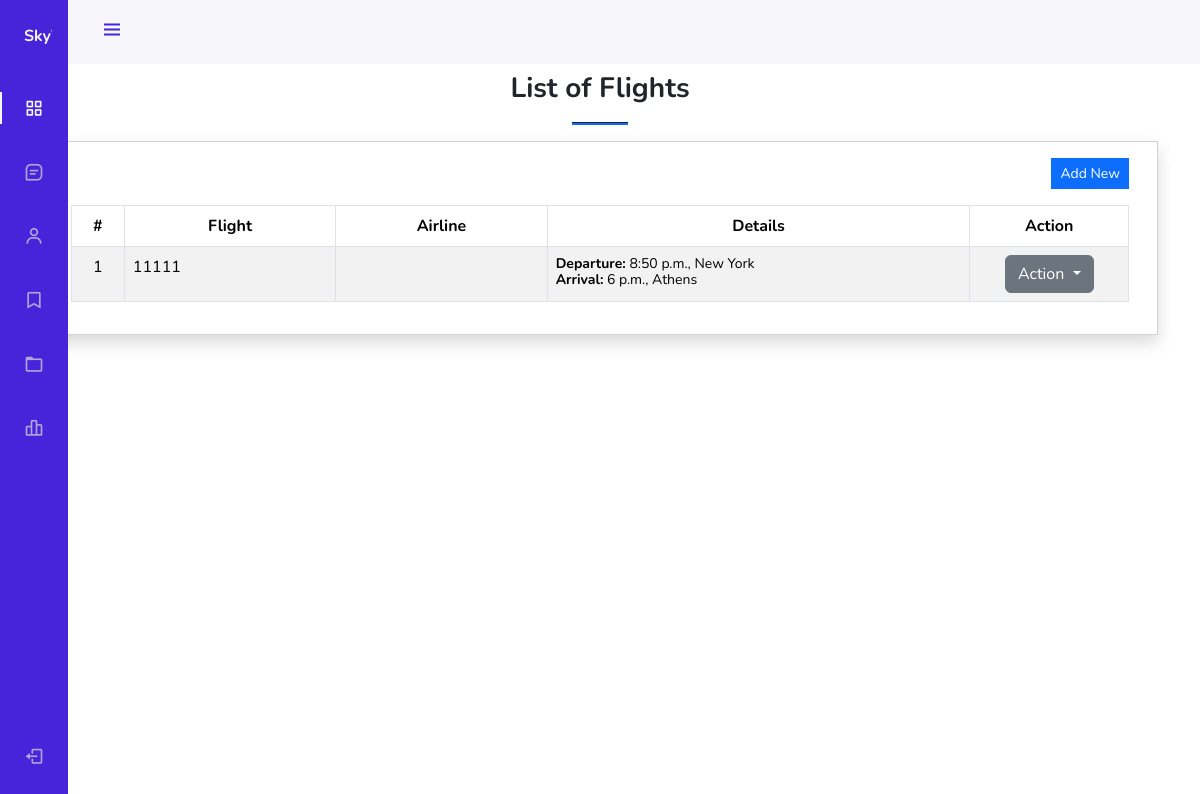
The page /manage-flights/ on the database as committed earlier.
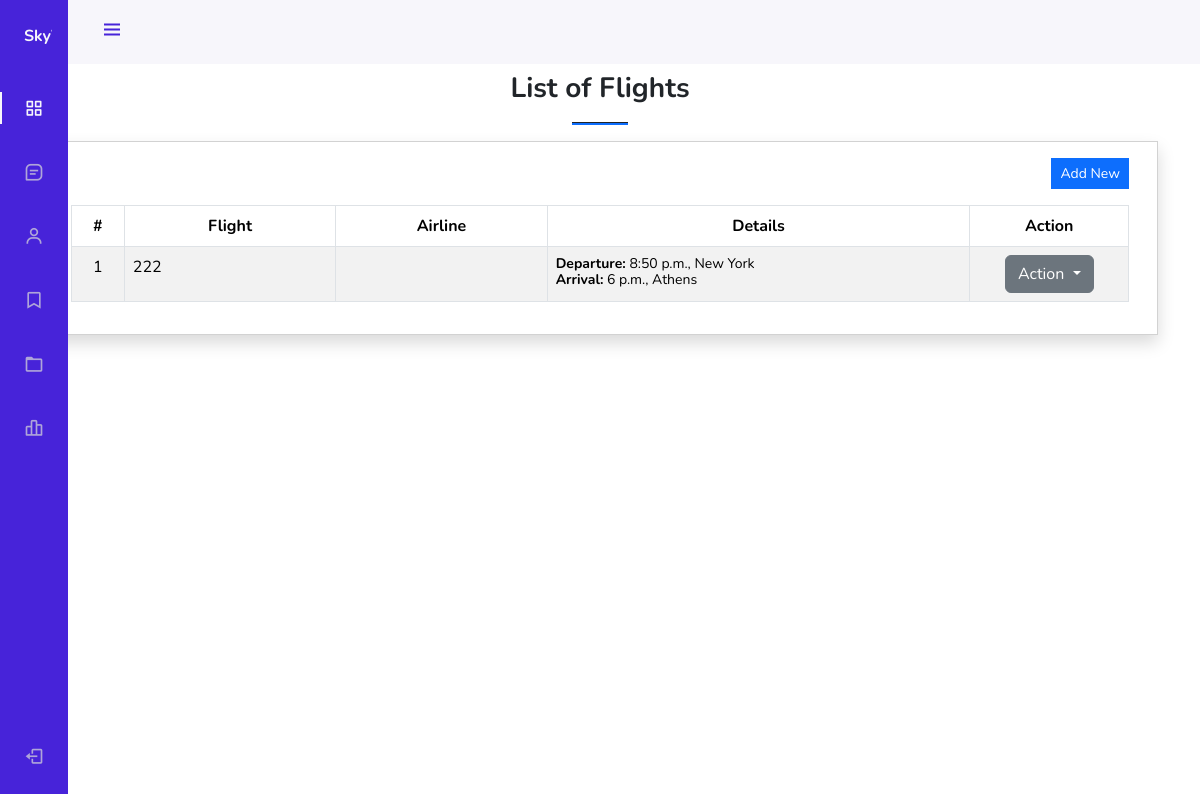
The same page on the database as committed later.
### base/models.py (models this page shows, shortened)
class Flight(models.Model):
    flight_number = models.CharField(max_length=20)
    origin = models.ForeignKey(City, related_name='departing_flights', on_delete=models.CASCADE)
    destination = models.ForeignKey(City, related_name='arriving_flights', on_delete=models.CASCADE)
    date = models.DateField()
    arrival_time = models.TimeField()
    departure_time = models.TimeField()
    airplane = models.ForeignKey(Airplane, on_delete=models.CASCADE)
    pilots = models.ManyToManyField(Pilot, related_name='piloted_flights')
    staff = models.ManyToManyField(Staff, related_name='flights')

class City(models.Model):
    city_name = models.CharField(max_length=100)
    code = models.CharField(max_length=10)

### base/views.py (the view)
# urls.py: path('manage-flights/', views.flight_list, name='manage_flight'),
def flight_list(request):
    flights = Flight.objects.all()
    context = {'flights': flights}
    return render(request, 'base/flight_management.html', context)

### base/templates/base/flight_management.html (shortened to what this page needs)
{% extends 'base/base.html' %} {% block content %}
<section class="py-4">
  <div class="container">
    <h3 class="fw-bolder text-center">List of Flights</h3>
    <center>
      <hr class="bg-primary opacity-100" style="height: 3px" width="5%" />
    </center>
    <div class="card rounded-0 shadow">
      <div class="card-body">
        <div class="container-fluid">
          <div class="text-end mb-3">
            <button
              class="btn btn-sm btn-primary rounded-0 bg-gradient-primary"
              type="button"
              id="create_new"
            >
               Add New
            </button>
          </div>
          <table class="table table-bordered table-striped" id="flight-tbl">
            <colgroup>
              <col width="5%" />
              <col width="20%" />
              <col width="20%" />
              <col width="40%" />
              <col width="15%" />
            </colgroup>
            <thead>
              <tr>
                <th class="text-center">#</th>
                <th class="text-center">Flight</th>
                <th class="text-center">Airline</th>
                <th class="text-center">Details</th>
                <th class="text-center">Action</th>
              </tr>
            </thead>
            <tbody>
              {% for flight in flights %}
              <tr>
                <td class="text-center">{{ forloop.counter }}</td>
                <td>{{ flight.flight_number }}</td>
                <td>{{ flight.airline.name }}</td>
                <td>
                  <div class="lh-1">
                    <small
                      ><b>Departure:</b> {{ flight.departure_time }},
                      {{flight.origin.city_name }}</small
                    ><br />
                    <small
                      ><b>Arrival:</b> {{ flight.arrival_time}},
                      {{flight.destination.city_name }}</small
                    >
                  </div>
                </td>
                <td class="text-center">
                  <div class="dropdown">
                    <button
                      class="btn btn-secondary dropdown-toggle"
                      type="button"
                      id="abtn{{ flight.pk }}"
                      data-toggle="dropdown"
                      aria-haspopup="true"
                      aria-expanded="false"
                    >
                      Action
                    </button>
                  </div>
                </td>
              </tr>
              {% endfor %}
            </tbody>
          </table>
        </div>
      </div>
    </div>
  </div>
</section>
{% endblock %}

Rows that differ between the two databases and show on the page:
changed Flight "New York": flight_number "11111" → "222"
